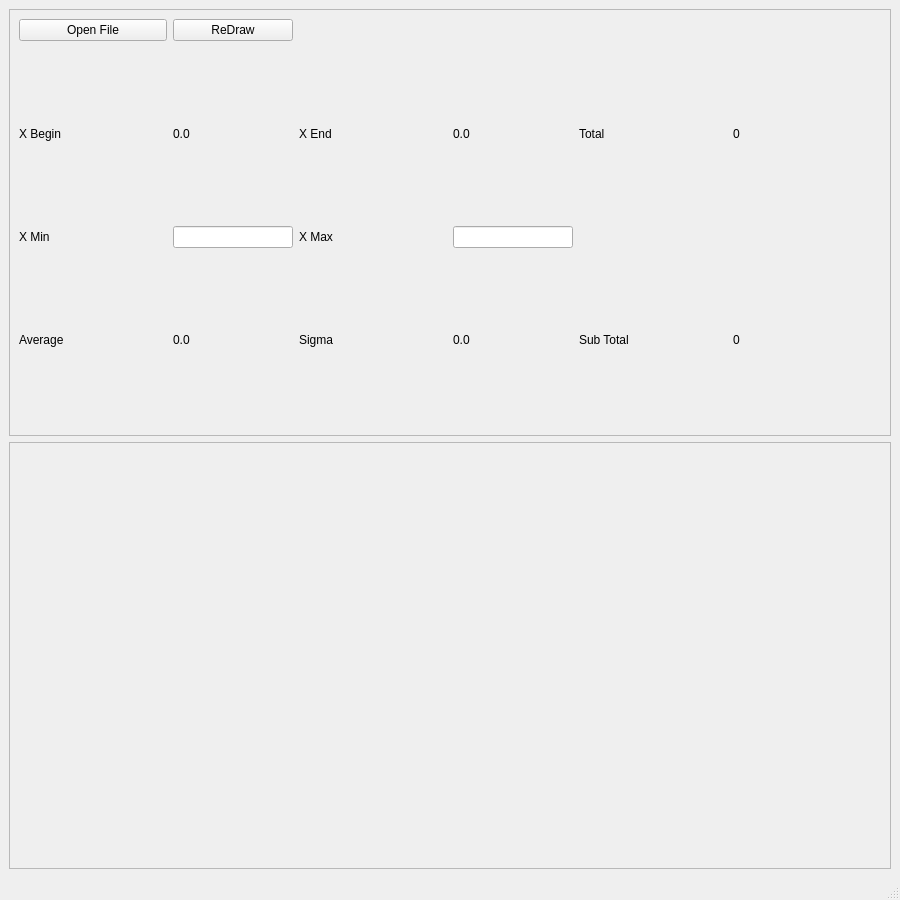
<?xml version="1.0" encoding="UTF-8"?>
<ui version="4.0">
 <class>MainWindow</class>
 <widget class="QMainWindow" name="MainWindow">
  <property name="geometry">
   <rect>
    <x>0</x>
    <y>0</y>
    <width>900</width>
    <height>900</height>
   </rect>
  </property>
  <property name="windowTitle">
   <string>MainWindow</string>
  </property>
  <widget class="QWidget" name="centralwidget">
   <layout class="QVBoxLayout" name="verticalLayout">
    <item>
     <widget class="QFrame" name="frame_2">
      <property name="frameShape">
       <enum>QFrame::StyledPanel</enum>
      </property>
      <property name="frameShadow">
       <enum>QFrame::Raised</enum>
      </property>
      <layout class="QGridLayout" name="gridLayout">
       <item row="0" column="0">
        <widget class="QPushButton" name="openFile">
         <property name="text">
          <string>Open File</string>
         </property>
        </widget>
       </item>
       <item row="3" column="4">
        <widget class="QLabel" name="y1Variance">
         <property name="text">
          <string>0.0</string>
         </property>
        </widget>
       </item>
       <item row="2" column="2">
        <widget class="QLineEdit" name="xMin">
         <property name="maximumSize">
          <size>
           <width>120</width>
           <height>16777215</height>
          </size>
         </property>
        </widget>
       </item>
       <item row="3" column="2">
        <widget class="QLabel" name="y1Mean">
         <property name="text">
          <string>0.0</string>
         </property>
        </widget>
       </item>
       <item row="0" column="2">
        <widget class="QPushButton" name="redraw">
         <property name="text">
          <string>ReDraw</string>
         </property>
        </widget>
       </item>
       <item row="1" column="3">
        <widget class="QLabel" name="label_4">
         <property name="text">
          <string>X End</string>
         </property>
        </widget>
       </item>
       <item row="2" column="3">
        <widget class="QLabel" name="label_2">
         <property name="text">
          <string>X Max </string>
         </property>
        </widget>
       </item>
       <item row="1" column="2">
        <widget class="QLabel" name="xBegin">
         <property name="text">
          <string>0.0</string>
         </property>
        </widget>
       </item>
       <item row="1" column="5">
        <widget class="QLabel" name="label_6">
         <property name="text">
          <string>Total</string>
         </property>
        </widget>
       </item>
       <item row="1" column="4">
        <widget class="QLabel" name="xEnd">
         <property name="text">
          <string>0.0</string>
         </property>
        </widget>
       </item>
       <item row="2" column="0">
        <widget class="QLabel" name="label">
         <property name="text">
          <string>X Min</string>
         </property>
        </widget>
       </item>
       <item row="3" column="3">
        <widget class="QLabel" name="labelSigma">
         <property name="text">
          <string>&lt;html&gt;&lt;head/&gt;&lt;body&gt;&lt;p&gt;Sigma&lt;/p&gt;&lt;/body&gt;&lt;/html&gt;</string>
         </property>
        </widget>
       </item>
       <item row="1" column="0">
        <widget class="QLabel" name="label_3">
         <property name="text">
          <string>X Begin</string>
         </property>
        </widget>
       </item>
       <item row="3" column="0">
        <widget class="QLabel" name="label_5">
         <property name="text">
          <string>Average</string>
         </property>
        </widget>
       </item>
       <item row="2" column="4">
        <widget class="QLineEdit" name="xMax">
         <property name="maximumSize">
          <size>
           <width>120</width>
           <height>16777215</height>
          </size>
         </property>
        </widget>
       </item>
       <item row="1" column="6">
        <widget class="QLabel" name="total">
         <property name="text">
          <string>0</string>
         </property>
        </widget>
       </item>
       <item row="3" column="5">
        <widget class="QLabel" name="label_7">
         <property name="text">
          <string>Sub Total</string>
         </property>
        </widget>
       </item>
       <item row="3" column="6">
        <widget class="QLabel" name="size">
         <property name="text">
          <string>0</string>
         </property>
        </widget>
       </item>
      </layout>
     </widget>
    </item>
    <item>
     <widget class="QFrame" name="frame">
      <property name="frameShape">
       <enum>QFrame::StyledPanel</enum>
      </property>
      <property name="frameShadow">
       <enum>QFrame::Raised</enum>
      </property>
     </widget>
    </item>
   </layout>
  </widget>
  <widget class="QMenuBar" name="menubar">
   <property name="geometry">
    <rect>
     <x>0</x>
     <y>0</y>
     <width>900</width>
     <height>27</height>
    </rect>
   </property>
  </widget>
  <widget class="QStatusBar" name="statusbar"/>
 </widget>
 <resources/>
 <connections/>
</ui>
